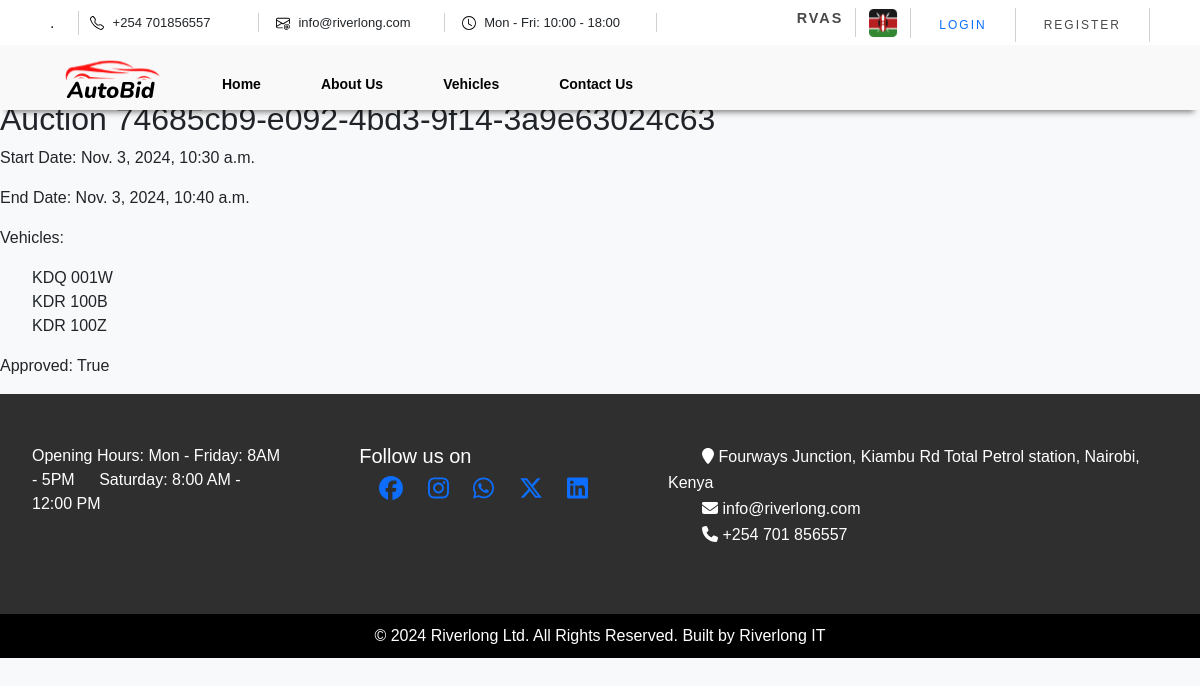
The app's page /auction/27/ with its own data.
### vehicles/models.py (models this page shows, shortened)
class Auction(models.Model):
    auction_id = models.UUIDField(default=uuid.uuid4, editable=False, unique=True)
    start_date = models.DateTimeField()
    end_date = models.DateTimeField()
    created_at = models.DateTimeField(auto_now_add=True)
    vehicles = models.ManyToManyField('Vehicle', related_name='auctions')
    approved = models.BooleanField(default=False)

class Vehicle(models.Model):
    BID_STATUS_CHOICES = [
        ('idle', 'idle'),
        ('available', 'available'),
        ('on_auction', 'on_auction'),
        ('on_bid', 'on_bid'),
        ('sold', 'sold'),
    ]
    TRANSMISSION_CHOICES=[
        ('Automatic','Automatic'),
        ('Manual','Manual'),
    ]
    v_id = models.UUIDField(default=uuid.uuid4, editable=False, unique=True)
    Financier = models.ForeignKey(Financier, null=True, blank=True, on_delete=models.SET_DEFAULT,default='MyCredit Ltd')
    registration_no = models.CharField(max_length=255,unique=True)
    make = models.ForeignKey(VehicleMake, on_delete=models.SET_DEFAULT,default='Vehicle')
    model = models.ForeignKey(VehicleModel, on_delete=models.SET_DEFAULT, default='SUV')
    YOM = models.ForeignKey(ManufactureYear, on_delete=models.SET_DEFAULT, default='2010')
    mileage = models.IntegerField(null=True, blank=True)
    created_at = models.DateTimeField(auto_now_add=True)
    updated_at = models.DateTimeField(auto_now=True)
    engine_cc = models.IntegerField()
    transmission = models.CharField(max_length=255, choices=TRANSMISSION_CHOICES,blank=True)
    body_type = models.ForeignKey(VehicleBody, on_delete=models.CASCADE)
    fuel_type = models.ForeignKey(FuelType, on_delete=models.CASCADE)
    color = models.CharField(max_length=10,default ='white')
    seats = models.IntegerField(default=5)
    yard = models.ForeignKey(Yard, on_delete=models.CASCADE, blank=True, null=True)
    status = models.CharField(max_length=10, choices=BID_STATUS_CHOICES, default='idle')
    reserve_price = models.IntegerField()
    description = models.TextField(blank=True)
    file = models.FileField(upload_to='images/',default='images/default-vehicle.png',blank=True)
    views = models.IntegerField(default=0)
    def __str__(self):
            return self.registration_no

### vehicles/views.py (the view)
# urls.py: path('auction/<int:pk>/', views.auction_detail, name='auction_detail'),
def auction_detail(request, pk):
    auction = get_object_or_404(Auction, pk=pk)
    return render(request, 'admin/auction_details.html', {'auction': auction})

### vehicles/templates/Admin/auction_details.html (shortened to what this page needs)
{% extends "vehicles/base.html" %}
{% block content %}
<h2>Auction {{ auction.auction_id }}</h2>
<p>Start Date: {{ auction.start_date }}</p>
<p>End Date: {{ auction.end_date }}</p>
<p>Vehicles:</p>
<ul>
    {% for vehicle in auction.vehicles.all %}
    <li>{{ vehicle }}</li>
    {% endfor %}
</ul>
<p>Approved: {{ auction.approved }}</p>
{% endblock %}

### vehicles/static/vehicles/css/styles.css (style rules this page uses)
* { padding: 0; box-sizing: border-box; list-style: none; text-decoration: none; font-family: Arial, sans-serif; }

### vehicles/static/vehicles/css/footer.css (style rules this page uses)
ul { padding: 0px; }
ol, ul { margin-bottom: 0px; }

### records on screen
Auction: auction_id "74685cb9-e092-4bd3-9f14-3a9e63024c63", start_date "Nov. 3, 2024, 10:30 a.m.", end_date "Nov. 3, 2024, 10:40 a.m.", approved "True"
Vehicle: registration_no "KDQ 001W"
Vehicle: registration_no "KDR 100B"
Vehicle: registration_no "KDR 100Z"
